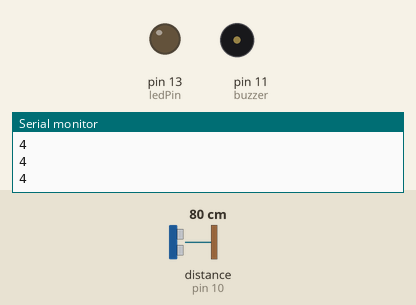
Bench run of a sketch on a simulated Arduino Uno, built with avr-gcc and run on an emulated ATmega328P. Parts: output pins drawn as LEDs (lit = HIGH), buzzer (waves = sounding, pin HIGH), the last lines printed to the serial monitor. Wiring (inferred from the names in the program): ultrasonic range finder: trigger pin 9; echo pin 10. Inputs (shaded band) come from the test bench; at power-on: distance to the obstacle (sensor on pin 10) 80 cm. The echo pulse lasts 58.3 µs per cm; not simulated (calls return 0 or success): arduino_secrets.h; pins used as bus, display or sensor lines are not drawn.

Above: at 1.2 s.
1.3 s: distance to the obstacle (sensor on pin 10) set to 9 cm
2.8 s: distance to the obstacle (sensor on pin 10) set to 6 cm
At 3.8 s:
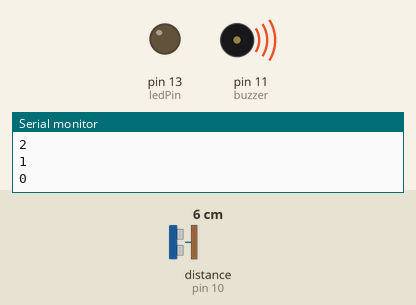
Timing chart, 0 to 11.8 s (numbered marks = the images above; inputs shaded):
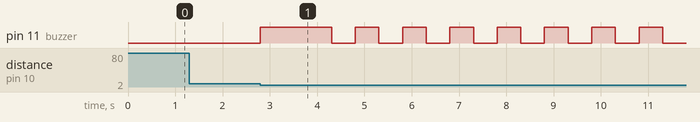

The sketch:

parking_lot_arduino.ino
```cpp
#include "arduino_secrets.h"

// defines pins numbers
const int trigPin = 9;
const int echoPin = 10;
const int buzzer = 11;
const int ledPin = 13;
int count = 4;
// defines variables
long duration;
int distance;
int safetyDistance;


void setup() {
pinMode(trigPin, OUTPUT); // Sets the trigPin as an Output
pinMode(echoPin, INPUT); // Sets the echoPin as an Input
pinMode(buzzer, OUTPUT);
pinMode(ledPin, OUTPUT);
Serial.begin(9600); // Starts the serial communication
}


void loop() {
    Serial.println(count);
  // Clears the trigPin
  digitalWrite(trigPin, LOW);
  delayMicroseconds(2);

  // Sets the trigPin on HIGH state for 10 micro seconds
  digitalWrite(trigPin, HIGH);
  delayMicroseconds(10);
  digitalWrite(trigPin, LOW);

  // Reads the echoPin, returns the sound wave travel time in microseconds
  duration = pulseIn(echoPin, HIGH);

  if (count == -1) {
    digitalWrite(buzzer, HIGH);
    delay(500);
    digitalWrite(buzzer, LOW);
    delay(500);
    digitalWrite(buzzer, HIGH);
    delay(500);
    digitalWrite(buzzer, LOW);
    delay(500);
    digitalWrite(buzzer, HIGH);
    delay(500);
    digitalWrite(buzzer, LOW);
    delay(500);
  } else {
      distance= duration*0.034/2;

  safetyDistance = distance;
  if (safetyDistance <= 6){
    digitalWrite(buzzer, HIGH);
    count = count - 1;
    delay(200);
  }
  else{
    digitalWrite(buzzer, LOW);
  }
  }

}
```

Measured:
- the behaviour switches between 8 and 7 cm on distance to the obstacle (sensor on pin 10) (found by bisection; images 0 and 1)
- after the input at 2.8 s, pin 11 (buzzer): LOW → HIGH at once, then repeats every 1.0 s: LOW 0.50 s, HIGH 0.50 s
